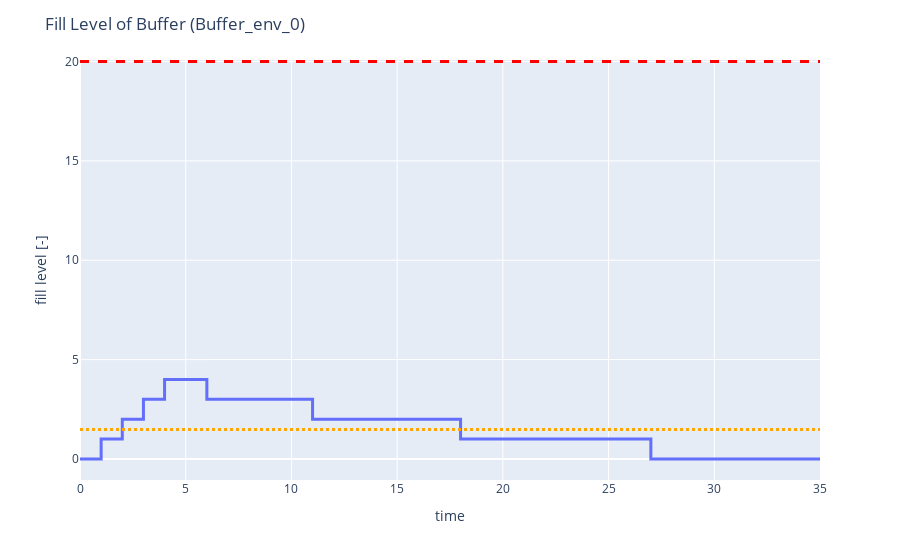

Notebook code for this chart:
### Code cell
fig = buff.stat_monitor.draw_fill_level()

### Figure 1 — Plotly figure (JSON) as saved in the notebook; plotly's stock layout.template omitted (floating-point values rounded to 4 significant figures)
{"data": [{"hovertemplate": "x=%{x}<br>y=%{y}<extra></extra>", "legendgroup": "", "line": {"color": "#636efa", "dash": "solid", "shape": "vh", "width": 3}, "marker": {"symbol": "circle"}, "mode": "lines", "name": "", "orientation": "v", "showlegend": false, "type": "scatter", "x": [0, 1, 2, 3, 4, 6, 11, 18, 27, 35], "xaxis": "x", "y": [0, 0, 1, 2, 3, 4, 3, 2, 1, 0], "yaxis": "y"}], "layout": {"legend": {"tracegroupgap": 0}, "margin": {"t": 60}, "shapes": [{"line": {"color": "orange", "dash": "dot", "width": 3}, "type": "line", "x0": 0, "x1": 1, "xref": "x domain", "y0": 1.486, "y1": 1.486, "yref": "y"}, {"line": {"color": "red", "dash": "dash", "width": 3}, "type": "line", "x0": 0, "x1": 1, "xref": "x domain", "y0": 20, "y1": 20, "yref": "y"}], "title": {"text": "Fill Level of Buffer (Buffer_env_0)"}, "xaxis": {"anchor": "y", "domain": [0, 1], "title": {"text": "time"}}, "yaxis": {"anchor": "x", "domain": [0, 1], "title": {"text": "fill level [-]"}}}}
